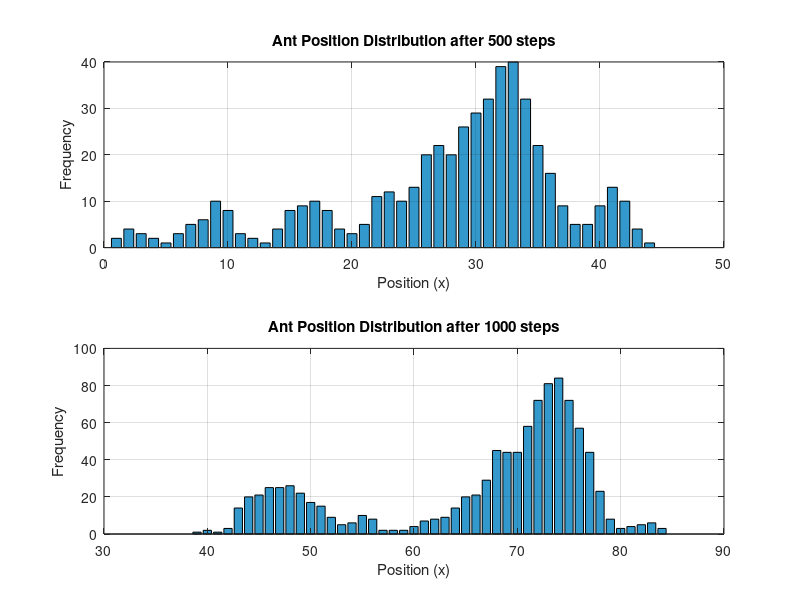

Here is the MATLAB script that generated this plot:

%% 11.2 Experiment 2: Random Walk Simulation
disp('--- 11.2 Experiment 2: Random Walk ---');

steps_array = [500, 1000];

figure('Name', '11.2 Random Walk Distributions');
for i = 1:length(steps_array)
    num_steps = steps_array(i);
    positions = zeros(1, num_steps + 1);
    positions(1) = 40; % Starting position
    
    for s = 1:num_steps
        if rand() < 0.5
            positions(s+1) = positions(s) - 1; % Left
        else
            positions(s+1) = positions(s) + 1; % Right
        end
    end
    
    % Frequency distribution
    min_pos = min(positions);
    max_pos = max(positions);
    pos_range = min_pos:max_pos;
    freq = zeros(size(pos_range));
    
    for p = 1:length(pos_range)
        freq(p) = sum(positions == pos_range(p));
    end
    
    subplot(2, 1, i);
    bar(pos_range, freq, 'FaceColor', [0.2 0.6 0.8]);
    title(sprintf('Ant Position Distribution after %d steps', num_steps));
    xlabel('Position (x)');
    ylabel('Frequency');
    grid on;
end
